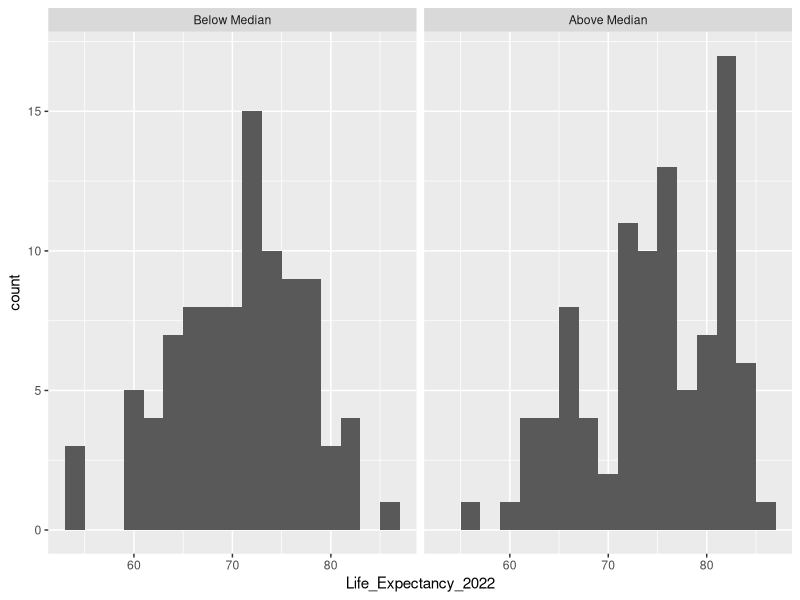
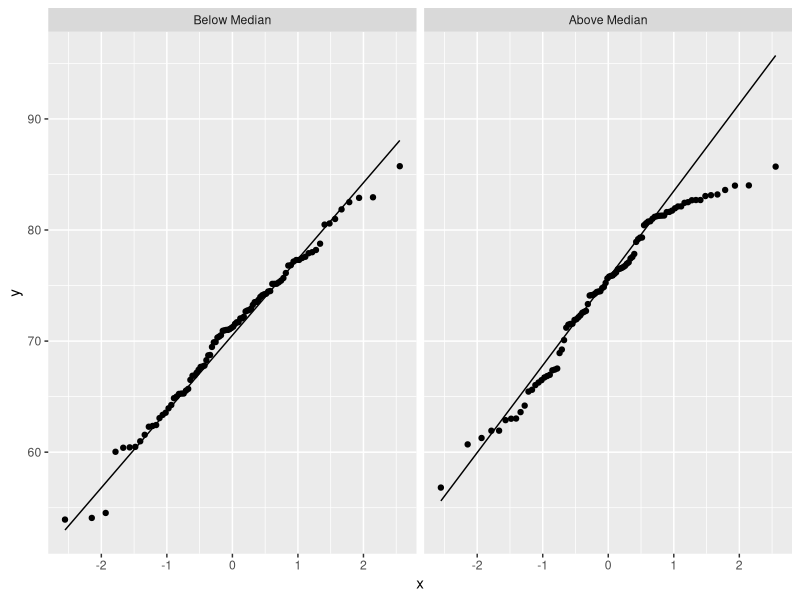

Write the R code that produced these figures, in order.
## ---- chunk 1
knitr::opts_chunk$set(echo = TRUE, highlight=FALSE)
## ---- chunk 2
# Load relevant libraries/packages
library(tidyverse)
library(knitr)

# Load data
data <- read.csv("merged_data_2022_four_variables.csv") %>%
  filter(Country.Name != "Central African Republic")

# Calculate the median health expenditure
median_health_exp <- median(data$Health_Expenditure_2022, na.rm = TRUE)

# Clean data and create new health expenditure group feature
data <- data %>%
  filter(!is.na(Life_Expectancy_2022), !is.na(Health_Expenditure_2022)) %>%
  mutate(
    Health_Exp_Group = ifelse(
      Health_Expenditure_2022 > median_health_exp,
      "Above Median",
      "Below Median"
    ),
    Health_Exp_Group = factor(Health_Exp_Group, levels = c("Below Median", "Above Median"))
  )
## ---- chunk 3
lifeexp_summary <- data %>%
  group_by(Health_Exp_Group) %>%
  summarise(
    n = n(),
    mean_life_exp = mean(Life_Expectancy_2022),
    var_life_exp = var(Life_Expectancy_2022),
    sd_life_exp = sd(Life_Expectancy_2022),
    .groups = "drop"
  )

kable(
  lifeexp_summary,
  col.names = c(
    "Health Expenditure Group",
    "n",
    "Mean Life Expectancy",
    "Variance",
    "SD" # Standard deviation
  ),
  digits = 2,
  caption = "Life expectancy by health expenditure level (2022)"
)

# Histograms
hist <- ggplot(data, aes(x = Life_Expectancy_2022)) +
  geom_histogram(binwidth=2) +
  facet_wrap(~ Health_Exp_Group)

# QQ Plots
qq <- ggplot(data, aes(sample = Life_Expectancy_2022)) +
    stat_qq() +
    stat_qq_line() +
    facet_wrap(~ Health_Exp_Group)

## ---- chunk 4
t.test(
  Life_Expectancy_2022 ~ Health_Exp_Group,
  data = data,
  alternative = "less", # tests Below Median (Group 1) < Above Median (Group 2)
  var.equal = TRUE
) 
